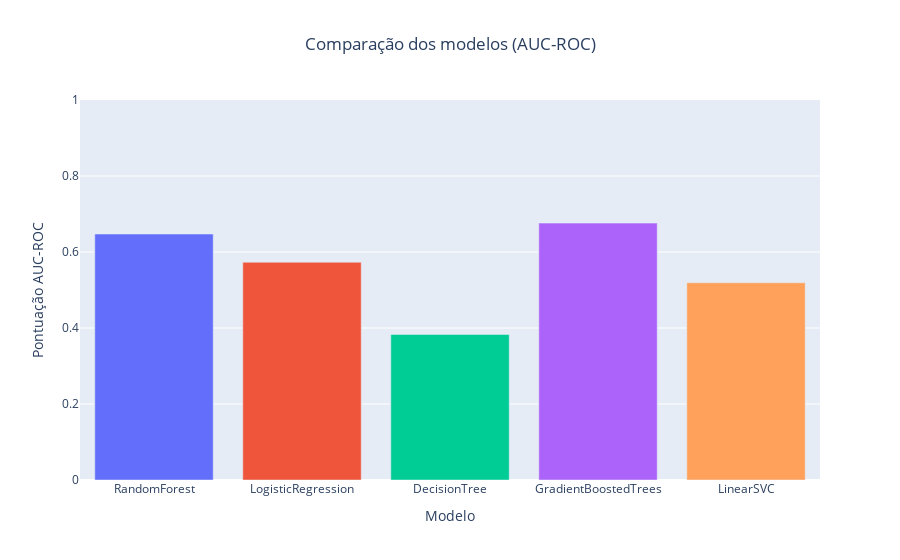

The notebook cell this image was saved under:
### Markdown cell above
# Representação gráfica dos resultados obtidos

### Code cell
results_data = [
    ("RandomForest", 0.6472, None),  
    ("LogisticRegression", 0.5730, None),  
    ("DecisionTree", 0.3829, None),  
    ("GradientBoostedTrees", 0.6760, None),  
    ("LinearSVC", 0.5190, None)  
]


data = {
    "Model": [name for name, _, _ in results_data],
    "AUC-ROC": [auc for _, auc, _ in results_data]
}
df = pd.DataFrame(data)


fig = px.bar(
    df,
    x="Model",
    y="AUC-ROC",
    title="Comparação dos modelos (AUC-ROC)",
    labels={"AUC-ROC": "AUC-ROC Score", "Model": "Model Name"},
    color="Model",
    color_discrete_sequence=px.colors.qualitative.Plotly
)


fig.update_layout(
    xaxis_title="Modelo",
    yaxis_title="Pontuação AUC-ROC",
    yaxis_range=[0, 1],  
    showlegend=False,
    title_x=0.5
)


fig.show()

### Figure 1 — Plotly figure (JSON) as saved in the notebook; plotly's stock layout.template omitted (floating-point values rounded to 4 significant figures)
{"data": [{"hovertemplate": "Model Name=%{x}<br>AUC-ROC Score=%{y}<extra></extra>", "legendgroup": "RandomForest", "marker": {"color": "#636EFA", "pattern": {"shape": ""}}, "name": "RandomForest", "orientation": "v", "showlegend": true, "textposition": "auto", "type": "bar", "x": ["RandomForest"], "xaxis": "x", "y": [0.6472], "yaxis": "y"}, {"hovertemplate": "Model Name=%{x}<br>AUC-ROC Score=%{y}<extra></extra>", "legendgroup": "LogisticRegression", "marker": {"color": "#EF553B", "pattern": {"shape": ""}}, "name": "LogisticRegression", "orientation": "v", "showlegend": true, "textposition": "auto", "type": "bar", "x": ["LogisticRegression"], "xaxis": "x", "y": [0.573], "yaxis": "y"}, {"hovertemplate": "Model Name=%{x}<br>AUC-ROC Score=%{y}<extra></extra>", "legendgroup": "DecisionTree", "marker": {"color": "#00CC96", "pattern": {"shape": ""}}, "name": "DecisionTree", "orientation": "v", "showlegend": true, "textposition": "auto", "type": "bar", "x": ["DecisionTree"], "xaxis": "x", "y": [0.3829], "yaxis": "y"}, {"hovertemplate": "Model Name=%{x}<br>AUC-ROC Score=%{y}<extra></extra>", "legendgroup": "GradientBoostedTrees", "marker": {"color": "#AB63FA", "pattern": {"shape": ""}}, "name": "GradientBoostedTrees", "orientation": "v", "showlegend": true, "textposition": "auto", "type": "bar", "x": ["GradientBoostedTrees"], "xaxis": "x", "y": [0.676], "yaxis": "y"}, {"hovertemplate": "Model Name=%{x}<br>AUC-ROC Score=%{y}<extra></extra>", "legendgroup": "LinearSVC", "marker": {"color": "#FFA15A", "pattern": {"shape": ""}}, "name": "LinearSVC", "orientation": "v", "showlegend": true, "textposition": "auto", "type": "bar", "x": ["LinearSVC"], "xaxis": "x", "y": [0.519], "yaxis": "y"}], "layout": {"barmode": "relative", "legend": {"title": {"text": "Model Name"}, "tracegroupgap": 0}, "showlegend": false, "title": {"text": "Comparação dos modelos (AUC-ROC)", "x": 0.5}, "xaxis": {"anchor": "y", "categoryarray": ["RandomForest", "LogisticRegression", "DecisionTree", "GradientBoostedTrees", "LinearSVC"], "categoryorder": "array", "domain": [0, 1], "title": {"text": "Modelo"}}, "yaxis": {"anchor": "x", "domain": [0, 1], "range": [0, 1], "title": {"text": "Pontuação AUC-ROC"}}}}
